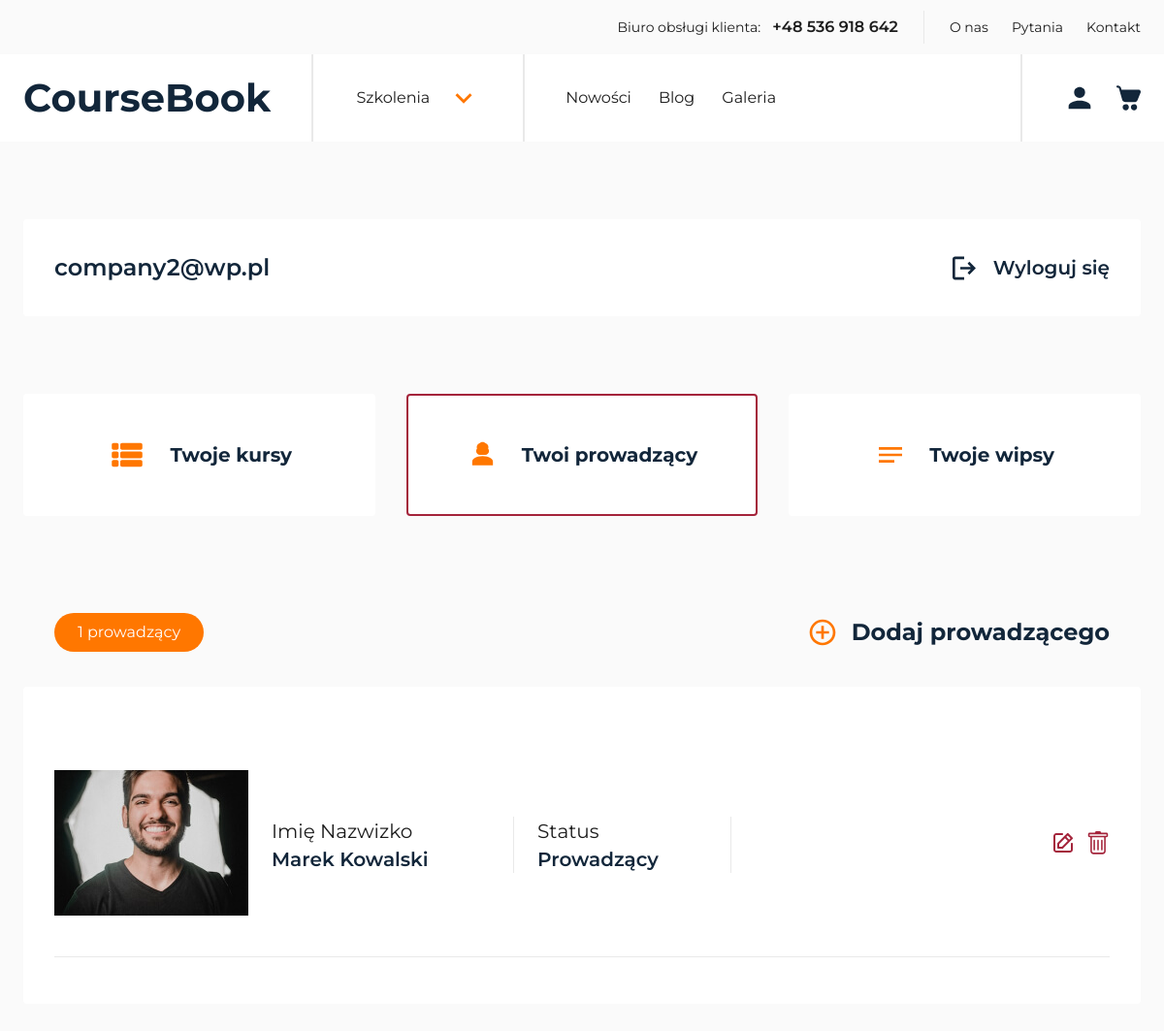
Page /account-instructors (signed in) on the committed database.
### coursebookapp/models/instructor.py (models this page shows, shortened)
class Instructor(models.Model):
    app_user = models.ForeignKey(
        AppUser, on_delete=models.CASCADE, related_name="instructors_created"
    )
    first_name = models.CharField(max_length=50)
    last_name = models.CharField(max_length=50)
    description = models.TextField()
    photo = models.ImageField(upload_to="instructors/", blank=True)

### coursebookapp/views/account_instructors_view.py (the view, shortened to what this page needs)
@method_decorator(login_required(login_url="login"), name="dispatch")
class AccountInstructorsView(generics.ListCreateAPIView):
    parser_classes = [MultiPartParser]
    serializer_class = InstructorSerializer
    template_name = "pages/account-instructors.html"
    def get(self, request, *args, **kwargs):
        user = request.user
        isMember = check_membership(user)
        instructors = Instructor.objects.filter(app_user=user)
        context = {
            "user": user,
            "isMember": isMember,
            "instructors": instructors,
        }
        return render(request, self.template_name, context)

### coursebookapp/helpers/check_membership.py (called while the page is built)
def check_membership(user):
    if user.is_authenticated:
        app_user = get_object_or_404(AppUser, id=user.id)
        return app_user.is_member(group_name="customer")
    return False

### coursebookapp/models/app_user.py (called while the page is built)
    def is_member(self, group_name):
        return self.groups.filter(name=group_name).exists()

### templates/pages/account-instructors.html (shortened to what this page needs)
{% extends "layout/base.html" %} {% block styles %}
<link rel="stylesheet" href="{% static 'css/global.min.css' %}" />
<link rel="stylesheet" href="{% static 'css/account.min.css' %}" />
{% endblock %} {% block content %}
<section class="user-bar">
  <div class="container">
    <div class="user-bar__inner">
      <div class="user-bar__user">{{user}}</div>
      <a href="{% url 'logout' %}" class="user-bar__logout">
        Wyloguj się
      </a>
    </div>
  </div>
</section>
{% include 'partials/account_panel.html' %} {%if isMember%}
<section class="list">
  <div class="container">
    <div class="list__inner">
      <h1>Brak kursów</h1>
    </div>
  </div>
</section>
{%else%}
<section class="list">
  <div class="container">
    <div class="list__panel">
      <div class="list__panel-counter">
        {% if instructors|length == 1 %}
        <p>{{ instructors|length }} prowadzący</p>
        {% else %}
        <p>{{ instructors|length }} prowadzących</p>
        {% endif %}
      </div>
      <div data-action="instructor" class="list__panel-add jsAccountAdd">
        Dodaj prowadzącego
      </div>
    </div>
    <div class="list__inner">
      {% if instructors %} {% for instructor in instructors %}
      <div class="list__item list__item--instructor">
        <div class="list__item-image">
          {% if instructor.photo %}
          <img
            loading="lazy"
            width="200"
            height="150"
            src="{{instructor.photo}}"
            alt=""
          />
          {% endif %}
        </div>
        <div class="list__item-box">
          <p class="list__box-title">Imię Nazwizko</p>
          <p class="list__box-name">
            {{instructor.first_name}} {{instructor.last_name}}
          </p>
        </div>
        <div class="list__item-box">
          <p class="list__box-title">Status</p>
          <p class="list__box-name">Prowadzący</p>
        </div>
        <div class="list__item-controls">
          <a class="list__item-edit" href="#">
          </a>
          <a class="list__item-edit" href="#">
          </a>
        </div>
      </div>
      {% endfor %} {% endif %}
    </div>
  </div>
</section>
{%endif%} {% endblock %}

### rows in the picture
Instructor: photo (picture), first_name "Marek", last_name "Kowalski"

### other values in the picture
{{ user }} "company2@wp.pl"
{{ instructors|length }} "1"
